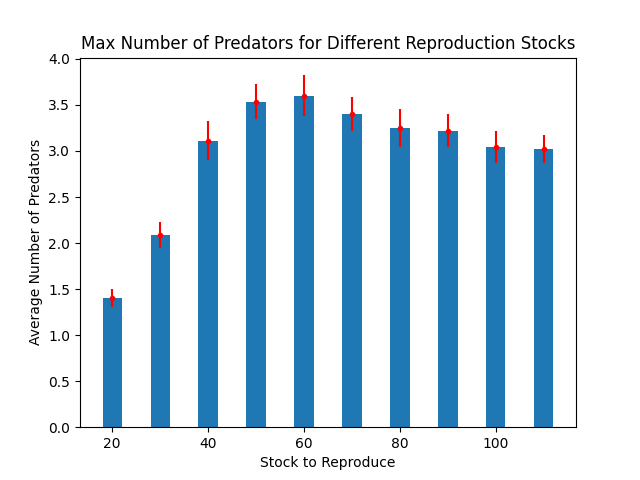

Recreate this plot in Python.
import matplotlib.pyplot as plt
import numpy as np

# got function from: https://www.geeksforgeeks.org/python-get-unique-values-list/
def unique(list1):
    # initialize a null list
    unique_list = []

    # traverse for all elements
    for x in list1:
        # check if exists in unique_list or not
        if x not in unique_list:
            unique_list.append(x)


#file_path = 'GOLQ1.csv'
#file_path = 'GOLQ1Try.csv'
file_path = 'GOLQ1Accum.csv'
with open(file_path, 'r', encoding='utf-8') as file:
    lineData = file.readlines()
   
lines = lineData[1:]    
dataList= []

dataDict = {
    20: [[], 0, 0, 0],
    30: [[], 0, 0, 0],
    40: [[], 0, 0, 0],
    50: [[], 0, 0, 0],
    60: [[], 0, 0, 0],
    70: [[], 0, 0, 0],
    80: [[], 0, 0, 0],
    90: [[], 0, 0, 0],
    100: [[], 0, 0, 0],
    110: [[], 0, 0, 0],
}

for line in lines:
    row = line.strip()
    split = row.split(",")
    for num in range(len(split)):
        split[num] = int(split[num])
    key = int(split[1])
    dataDict[key][0].append(split[0])
    
for key in dataDict:
    values = dataDict[key][0] 
    dataDict[key][1] = sum(values) / len(values)  # Calculate the average
    dataDict[key][2] = np.std(values)
    dataDict[key][3] = np.std(values) / np.sqrt(len(values))
    

# Print the updated dictionary to see the results
print(dataDict)


keys = dataDict.keys()
avgs = [dataDict[key][1] for key in keys]
std_dev = [dataDict[key][2] for key in keys]
std_err = [dataDict[key][3] for key in keys]


fig, ax = plt.subplots()

ax.bar(keys, avgs, width= 4)
#ax.errorbar(keys, avgs, yerr=std_dev, fmt=".", color="y")
ax.errorbar(keys, avgs, yerr=std_err, fmt=".", color="r")

ax.set_ylabel('Average Number of Predators')
ax.set_xlabel('Stock to Reproduce')
ax.set_title('Max Number of Predators for Different Reproduction Stocks')
plt.show()
